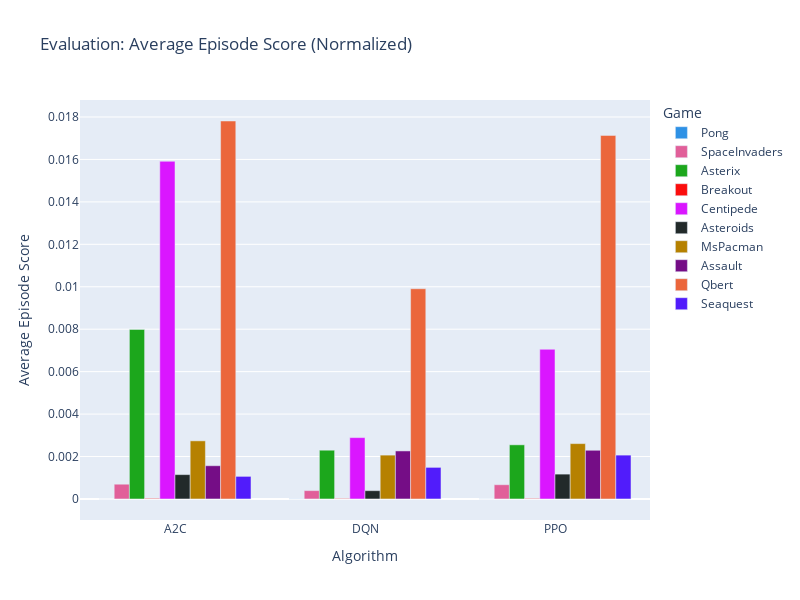

The notebook cell this image was saved under:
### Code cell
df = mean_scores_norm
title = "Evaluation: Average Episode Score (Normalized)"
labels = {'variable':'Game', 'algo':'Algorithm', 'value':'Average Episode Score'}

fig = px.bar(df, 
             x=df.index,
             y=df.columns,
             barmode="group",
             width=plots_shape[0],
             height=plots_shape[1],
             color_discrete_sequence=plots_colors,
             labels=labels,
             title=title)
fig.show()

### Figure 1 — Plotly figure (JSON) as saved in the notebook; plotly's stock layout.template omitted (floating-point values rounded to 4 significant figures)
{"data": [{"alignmentgroup": "True", "hovertemplate": "Game=Pong<br>Algorithm=%{x}<br>Average Episode Score=%{y}<extra></extra>", "legendgroup": "Pong", "marker": {"color": "#2E91E5", "pattern": {"shape": ""}}, "name": "Pong", "offsetgroup": "Pong", "orientation": "v", "showlegend": true, "textposition": "auto", "type": "bar", "x": ["A2C", "DQN", "PPO"], "xaxis": "x", "y": [-1.617e-06, 6.6e-06, 2.205e-06], "yaxis": "y"}, {"alignmentgroup": "True", "hovertemplate": "Game=SpaceInvaders<br>Algorithm=%{x}<br>Average Episode Score=%{y}<extra></extra>", "legendgroup": "SpaceInvaders", "marker": {"color": "#E15F99", "pattern": {"shape": ""}}, "name": "SpaceInvaders", "offsetgroup": "SpaceInvaders", "orientation": "v", "showlegend": true, "textposition": "auto", "type": "bar", "x": ["A2C", "DQN", "PPO"], "xaxis": "x", "y": [0.0006955, 0.0003937, 0.0006714], "yaxis": "y"}, {"alignmentgroup": "True", "hovertemplate": "Game=Asterix<br>Algorithm=%{x}<br>Average Episode Score=%{y}<extra></extra>", "legendgroup": "Asterix", "marker": {"color": "#1CA71C", "pattern": {"shape": ""}}, "name": "Asterix", "offsetgroup": "Asterix", "orientation": "v", "showlegend": true, "textposition": "auto", "type": "bar", "x": ["A2C", "DQN", "PPO"], "xaxis": "x", "y": [0.00799, 0.002298, 0.002551], "yaxis": "y"}, {"alignmentgroup": "True", "hovertemplate": "Game=Breakout<br>Algorithm=%{x}<br>Average Episode Score=%{y}<extra></extra>", "legendgroup": "Breakout", "marker": {"color": "#FB0D0D", "pattern": {"shape": ""}}, "name": "Breakout", "offsetgroup": "Breakout", "orientation": "v", "showlegend": true, "textposition": "auto", "type": "bar", "x": ["A2C", "DQN", "PPO"], "xaxis": "x", "y": [2.686e-05, 2.042e-05, 2.329e-05], "yaxis": "y"}, {"alignmentgroup": "True", "hovertemplate": "Game=Centipede<br>Algorithm=%{x}<br>Average Episode Score=%{y}<extra></extra>", "legendgroup": "Centipede", "marker": {"color": "#DA16FF", "pattern": {"shape": ""}}, "name": "Centipede", "offsetgroup": "Centipede", "orientation": "v", "showlegend": true, "textposition": "auto", "type": "bar", "x": ["A2C", "DQN", "PPO"], "xaxis": "x", "y": [0.01591, 0.002891, 0.007053], "yaxis": "y"}, {"alignmentgroup": "True", "hovertemplate": "Game=Asteroids<br>Algorithm=%{x}<br>Average Episode Score=%{y}<extra></extra>", "legendgroup": "Asteroids", "marker": {"color": "#222A2A", "pattern": {"shape": ""}}, "name": "Asteroids", "offsetgroup": "Asteroids", "orientation": "v", "showlegend": true, "textposition": "auto", "type": "bar", "x": ["A2C", "DQN", "PPO"], "xaxis": "x", "y": [0.001147, 0.0003903, 0.001171], "yaxis": "y"}, {"alignmentgroup": "True", "hovertemplate": "Game=MsPacman<br>Algorithm=%{x}<br>Average Episode Score=%{y}<extra></extra>", "legendgroup": "MsPacman", "marker": {"color": "#B68100", "pattern": {"shape": ""}}, "name": "MsPacman", "offsetgroup": "MsPacman", "orientation": "v", "showlegend": true, "textposition": "auto", "type": "bar", "x": ["A2C", "DQN", "PPO"], "xaxis": "x", "y": [0.002739, 0.002066, 0.002609], "yaxis": "y"}, {"alignmentgroup": "True", "hovertemplate": "Game=Assault<br>Algorithm=%{x}<br>Average Episode Score=%{y}<extra></extra>", "legendgroup": "Assault", "marker": {"color": "#750D86", "pattern": {"shape": ""}}, "name": "Assault", "offsetgroup": "Assault", "orientation": "v", "showlegend": true, "textposition": "auto", "type": "bar", "x": ["A2C", "DQN", "PPO"], "xaxis": "x", "y": [0.001567, 0.002263, 0.002294], "yaxis": "y"}, {"alignmentgroup": "True", "hovertemplate": "Game=Qbert<br>Algorithm=%{x}<br>Average Episode Score=%{y}<extra></extra>", "legendgroup": "Qbert", "marker": {"color": "#EB663B", "pattern": {"shape": ""}}, "name": "Qbert", "offsetgroup": "Qbert", "orientation": "v", "showlegend": true, "textposition": "auto", "type": "bar", "x": ["A2C", "DQN", "PPO"], "xaxis": "x", "y": [0.01781, 0.009907, 0.01713], "yaxis": "y"}, {"alignmentgroup": "True", "hovertemplate": "Game=Seaquest<br>Algorithm=%{x}<br>Average Episode Score=%{y}<extra></extra>", "legendgroup": "Seaquest", "marker": {"color": "#511CFB", "pattern": {"shape": ""}}, "name": "Seaquest", "offsetgroup": "Seaquest", "orientation": "v", "showlegend": true, "textposition": "auto", "type": "bar", "x": ["A2C", "DQN", "PPO"], "xaxis": "x", "y": [0.001065, 0.001489, 0.002066], "yaxis": "y"}], "layout": {"barmode": "group", "height": 600, "legend": {"title": {"text": "Game"}, "tracegroupgap": 0}, "title": {"text": "Evaluation: Average Episode Score (Normalized)"}, "width": 800, "xaxis": {"anchor": "y", "domain": [0, 1], "title": {"text": "Algorithm"}}, "yaxis": {"anchor": "x", "domain": [0, 1], "title": {"text": "Average Episode Score"}}}}
